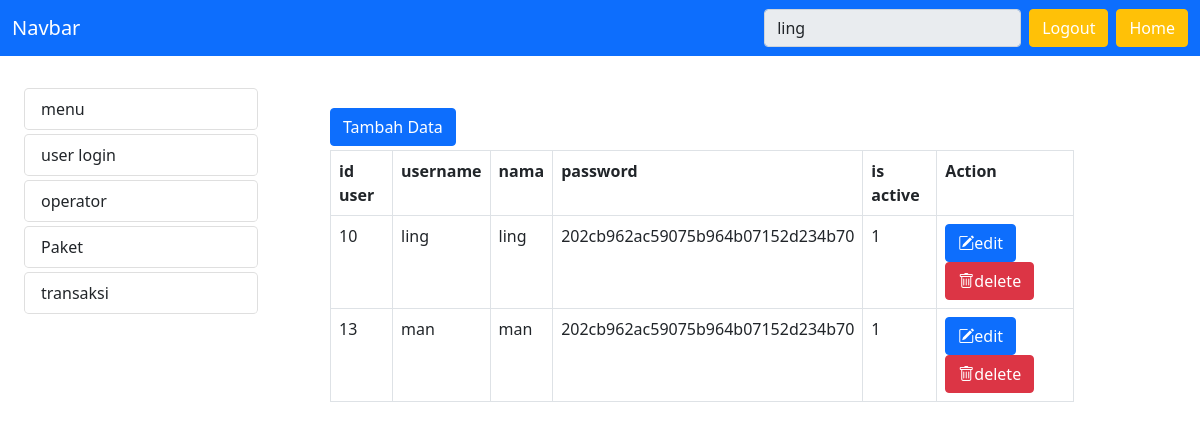
Screenshot of /admin/home.php?modul=mod_userlogin (signed in) with the database file from the repository.
### tables this page shows
CREATE TABLE `mst_menu` (
  `idmenu` int(11) NOT NULL,
  `kode_menu` varchar(8) NOT NULL,
  `nmmenu` varchar(25) NOT NULL,
  `link` varchar(50) NOT NULL
);

CREATE TABLE `mst_userlogin` (
  `iduser` int(10) NOT NULL,
  `username` varchar(20) NOT NULL,
  `nama` varchar(50) NOT NULL,
  `password` varchar(50) NOT NULL,
  `is_active` int(4) NOT NULL
);

### admin/mod_userlogin/index.php (the view)
<?php
include_once("loginctrl.php");
if (!isset($_GET['action'])) {
?>
	<a href="?modul=mod_userlogin&action=add" class="btn btn-primary btn-xs mb-1">Tambah Data</a>
	<table class="table table-bordered">
		<tr>
			<th>id  user</th>
			<th>username</th>
			<th>nama</th>
			<th>password</th>
			<th>is active</th>
			<th>Action</th>
		</tr>
		<?php
        $listuser=mysqli_query($koneksidb,"SELECT  * from mst_userlogin");
		while ($list = mysqli_fetch_array($listuser)) {
		?>
        <tr>
            <td><?=$list['iduser']; ?></td>
            <td><?=$list['username']; ?></td>
            <td><?=$list['nama']; ?></td>
            <td><?=$list['password']; ?></td>
            <td><?=$list['is_active']; ?></td>
            <td>
                <a href="?modul=mod_userlogin&action=edit&id=<?=$list['iduser']; ?>" class="btn btn-primary">
                        <i class="bi bi-pencil-square"></i>edit</a>
                <a href="?modul=mod_userlogin&action=delete&id=<?=$list['iduser']; ?>" class="btn btn-danger">
                        <i class="bi bi-trash"></i>delete</a>
            </td>
        </tr>
        <?php } ?>
	</table>
	<?php } else if (isset($_GET['action']) && ($_GET['action'] == "add" || $_GET['action'] == "edit")) {
?>
	<?php
	if ($proses == "insert") {
	?>
		<form action="?modul=mod_userlogin&action=save" id="formmenu" method="POST">
			<div class="row pt-3">
				<div class="col-md-5">
					<input type="hidden" name="proses" value="<?= $proses; ?>">
				</div>
			</div>
			<div class="row pt-3">
				<label class="col-md-2">Username</label>
				<div class="col-md-5">
					<input type="text" name="username" id="nmmenu" class="form-control">
				</div>
			</div>
			<div class="row pt-3">
				<label class="col-md-2">Nama</label>
				<div class="col-md-5">
					<input type="text" name="nama" id="link" class="form-control">
				</div>
			</div>
            <div class="row pt-3">
				<label class="col-md-2">Password</label>
				<div class="col-md-5">
					<input type="password" name="password" id="link" class="form-control">
				</div>
			</div>
            <div class="row">
			<label class="col-md-2">Is Active</label>
			<div class="col-md-5">
                <div class="form-check">
                    <input class="form-check-input" type="radio" name="isactive" id="isactive" value="1">
                    <label class="form-check-label">
                        Aktif
                    </label>
                    </div>
                <div class="form-check">
                    <input class="form-check-input" type="radio" name="isactive" id="isactive" value="0" >
                    <label class="form-check-label" >
                        Not Active
                    </label>
                    </div>
                </div>
		</div>
			<div class="row pt-3">
				<label class="col-md-2"></label>
				<div class="col-md-5">
					<button type="submit" class="btn btn-primary">Simpan</button>
					<a href="home.php?modul=mod_userlogin"><button type="button" class="btn btn-warning">Kembali</button></a>
				</div>
			</div>
		</form>
	<?php
	} else {
	?>
		<form action="?modul=mod_userlogin&action=save" method="POST">
			<?php
			$qry = mysqli_query($koneksidb, "select * from mst_userlogin where idmenu='$ids' LIMIT 0,1");
			?>
			<div class="row pt-3">
				<label class="col-md-2">Username</label>
				<div class="col-md-5">
					<input type="hidden" name="proses" value="<?= $proses; ?>">
					<input type="hidden" name="idmenu" value="<?= $dt['iduser']; ?>">
					<input type="text" class="form-control" name="username" value="<?= $dt['username']; ?>">
				</div>
			</div>
			<div class="row pt-3">
				<label class="col-md-2">Nama</label>
				<div class="col-md-5">
					<input type="text" class="form-control" name="nama" value="<?= $dt['nama']; ?>">
				</div>
			</div>
            <div class="row pt-3">
				<label class="col-md-2">Password</label>
				<div class="col-md-5">
					<input type="password" class="form-control" name="password" value="<?= $dt['password']; ?>">
				</div>
			</div>
			<div class="row pt-3">
				<label class="col-md-2"></label>
				<div class="col-md-5">
					<button type="submit" class="btn btn-primary">Simpan</button>
					<a href="home.php?modul=mod_userlogin"><button type="button" class="btn btn-warning">Kembali</button></a>
				</div>
			</div>
		</form>
	<?php
	}
	?>
<?php
}
?>

### admin/menu.php (shortened to what this page needs)
<?php
$qry_menu = mysqli_query($koneksidb, "SELECT * FROM mst_menu");
while ($row = mysqli_fetch_array($qry_menu)) {
?>
<a href="?modul=<?= $row['link']; ?>" style="text-decoration: none;" class="links1">
	<li class="list-group-item links rounded-3 mt-1"></i><?= $row["nmmenu"]; ?></li>
</a>
<?php
}
?>

### admin/home.php (style rules this page uses)
body { padding-top: 60px; }

### rows the page displays
mst_menu: nmmenu "menu"
mst_menu: nmmenu "user login"
mst_menu: nmmenu "operator"
mst_menu: nmmenu "Paket"
mst_menu: nmmenu "transaksi"
mst_userlogin: iduser "10", username "ling", nama "ling", password "202cb962ac59075b964b07152d234b70", is_active "1"
mst_userlogin: iduser "13", username "man", nama "man", password "202cb962ac59075b964b07152d234b70", is_active "1"
